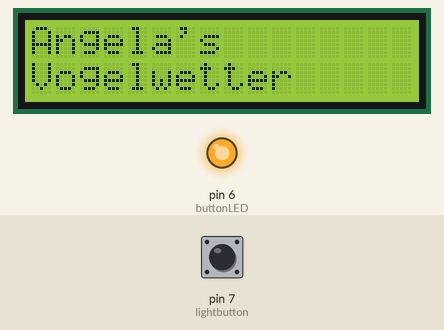
Simulated run of this sketch. Board: Arduino Uno, built with avr-gcc and run on an emulated ATmega328P. On the bench: 16×2 character LCD, output pins drawn as LEDs (lit = HIGH). Inputs (shaded band) come from the test bench; at power-on: pin 7 (lightbutton) HIGH.

Above: at 0.1 s.
Timing chart, 0 to 31.5 s (numbered marks = the images above):
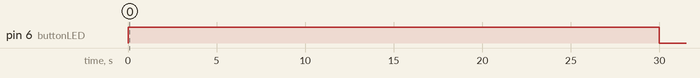

Measured:
- by itself, pin 6 (buttonLED): HIGH → LOW at 30.0 s

The sketch:

weather_station_16_2_LCD.ino
```cpp
/*
  Wetterstation mit 16x2 LCD mit I2C-Backpack
  Entwickelt von Michael Kuhn
  Arduino Uno R3:
  Display Anschluss: VCC-5v, GND-GND, SDA-A4, SCL-A5 , oder parallel zu BME280
  BME280 Anschluss: VIN-5v, GND-GND, SCK-SCL(od.A5), SDI-SDA(od.A4)
*/

//--------------------------------------------------------------------------------------------

#include <Wire.h>
#include <SPI.h>
#include <LiquidCrystal_I2C.h>
#include <Adafruit_Sensor.h>
#include <Adafruit_BME280.h>

//--------------------------------------------------------------------------------------------

LiquidCrystal_I2C lcd(0x27, 16, 2); //setzt Adresse des LCd zu 0x27 und deffiniert LCD Grösse.
Adafruit_BME280 bme; // I2C
unsigned long previousMillis = 0;
unsigned long previousbacklight = 0;
long interval = 10000; //Interval für Temp. auslesen
long backLightoff = 30000; //Backlight-Zeit
const int lightbutton = 7; //Button für LCD-Backlight an
const int buttonLED = 6; //ButtonLED (LOW= LED an / HIGH= LED aus
//const int chipSelect = 4; //mögliche SD-Karte für Datalogging

//--------------------------------------------------------------------------------------------

void setup() {
  //Serial.begin(9600); //für debug only
  pinMode(lightbutton, INPUT);
  pinMode(buttonLED, OUTPUT);
  digitalWrite(buttonLED, HIGH);
  lcd.init();       //LCD Initiiren
  lcd.backlight();  //LCD-Backlight an
  unsigned long currentMillis = millis();
  bool status;

  status = bme.begin();
  if (!status) {
    lcd.setCursor(0, 0);
    lcd.print("Could not find");
    lcd.setCursor(0, 1);
    lcd.print("valid Temp Sens.");
    while (1);
  }

  lcd.setCursor(0, 0);
  lcd.print("Angela's");
  lcd.setCursor(0, 1);
  lcd.print("Vogelwetter");
  lcd.setCursor(0, 1);

  delay(10000);
  lcd.clear();
  digitalWrite(lightbutton, HIGH);
}

//--------------------------------------------------------------------------------------------

void loop() {
  // put your main code here, to run repeatedly:
  printData();
  backLightonoff();
}

void printData() {
  unsigned long currentMillis = millis();
if (buttonLED == HIGH) { // Für OLED Display
  if (currentMillis - previousMillis >= interval) {

    lcd.setCursor(0, 0);
    lcd.print("Temp.= ");
    lcd.print(bme.readTemperature()- 1.00); // -1 Grad (passt besser)
    lcd.print("*C");

    lcd.setCursor(0, 1);
    lcd.print("Druck= ");
    lcd.print(bme.readPressure() / 100.0F);
    lcd.print("hPa");
    previousMillis = currentMillis;
    }
  }
}

//--------------------------------------------------------------------------------------------

void backLightonoff() {
  unsigned long backlightMillis = millis();
  int lightbuttonState = digitalRead(lightbutton);


  if (backlightMillis - previousbacklight >= backLightoff ) {
    lcd.noBacklight(); //LCD-Backlight aus
    lcd.noDisplay(); //LCD OFF
    digitalWrite(buttonLED, LOW);
    }
  if (lightbuttonState == LOW) {
    //Serial.println(lightbuttonState); //für debug
    lcd.backlight(); //LCD-Backlight an
    lcd.display(); //LCD ON
    digitalWrite(buttonLED, HIGH);
    previousbacklight = backlightMillis;
  }
}

//--------------------------------------------------------------------------------------------
```
